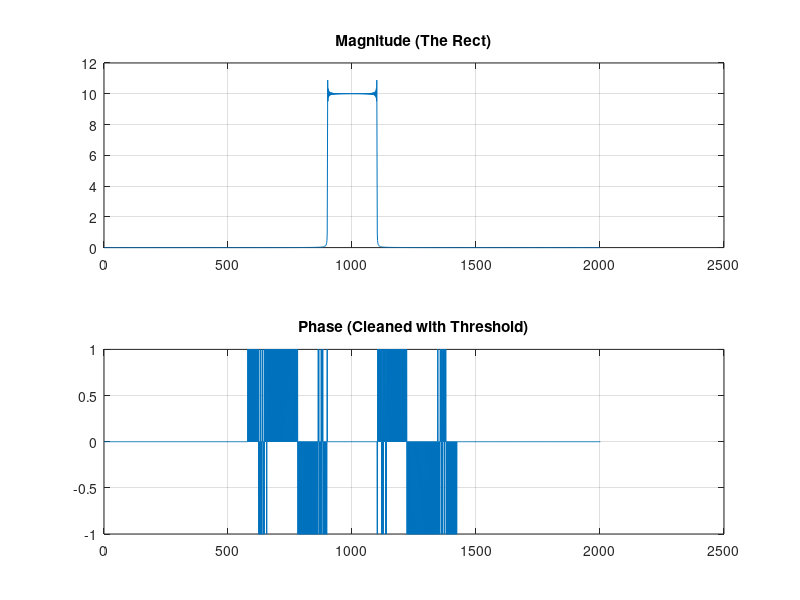

The MATLAB script that drew this image:
clear all; close all; clc;

t = -10:0.01:10; 

% 1. Create Sinc
s = sinc(10*t);

% 2. Shift to move Peak to Index 1 (Crucial for 0 phase!)
s_fft = ifftshift(s);

% 3. FFT and shift back for plotting
spec = fftshift(fft(s_fft));

% --- THE FIX FOR THE SPIKES ---
magnitude = abs(spec);
phase = angle(spec);

% Define a small threshold (noise floor)
threshold = max(magnitude) * 1e-4; 

% Force phase to 0 where magnitude is negligible
phase(magnitude < threshold) = 0; 
% ------------------------------

subplot(2,1,1);
plot(magnitude); 
title('Magnitude (The Rect)');
grid on;

subplot(2,1,2);
plot(phase); 
title('Phase (Cleaned with Threshold)');
ylim([-1 1]);
grid on;
